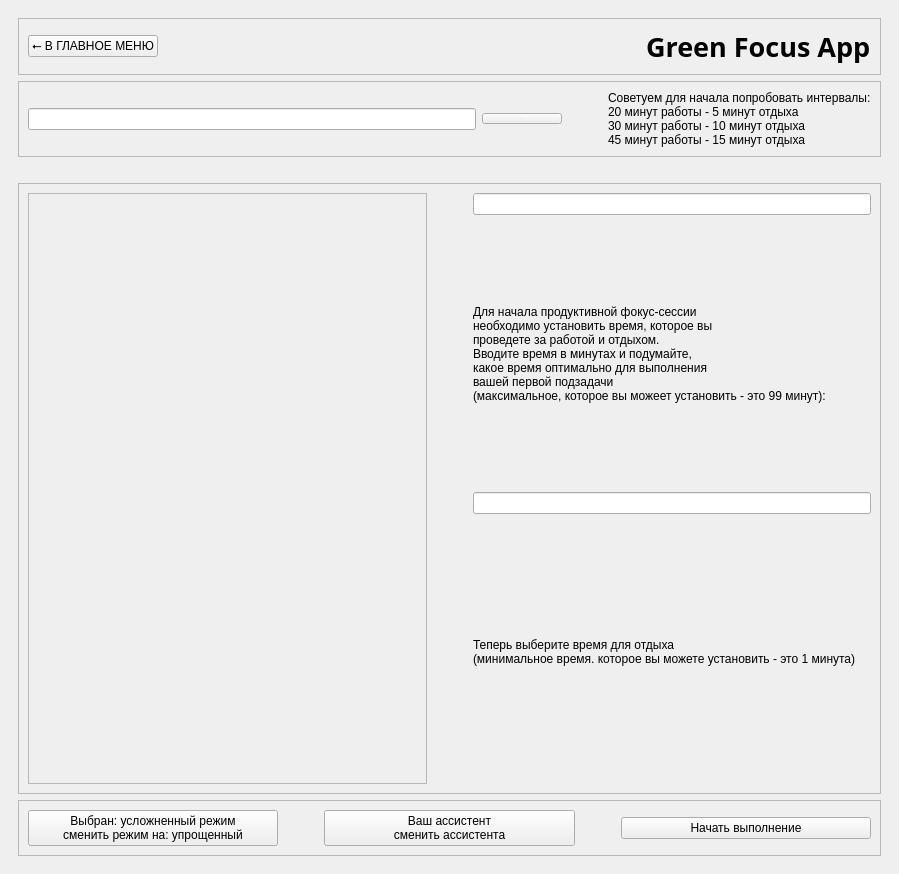
<?xml version="1.0" encoding="UTF-8"?>
<ui version="4.0">
 <class>MainWindow</class>
 <widget class="QMainWindow" name="MainWindow">
  <property name="geometry">
   <rect>
    <x>0</x>
    <y>0</y>
    <width>899</width>
    <height>874</height>
   </rect>
  </property>
  <property name="windowTitle">
   <string>MainWindow</string>
  </property>
  <property name="styleSheet">
   <string notr="true">/* ПРИМЕНЯЕМ ШРИФТ КО ВСЕМУ ПРИЛОЖЕНИЮ */
* {
    font-family: &quot;Intro Demo CAPS&quot;;
}

/* 1. ГЛАВНЫЙ ФОН */
QMainWindow {
    background: qlineargradient(x1:0, y1:0, x2:0, y2:1, stop:0 #82d172, stop:1 #d7f2cb);
}

/* 2. ТЕКСТ (Жирный и коричневый) */
QLabel {
    color: #3d2500;
    font-weight: bold;
}

/* 3. БЕЛОЕ ПОЛЕ (Scroll Area) */
QScrollArea {
    background-color: white;
    border-radius: 45px;
    border: none;
}

QScrollArea &gt; QWidget &gt; QWidget {
    background-color: white;
    border-radius: 45px;
}

/* 4. ОБЩИЙ СТИЛЬ КНОПОК */
QPushButton {
    background-color: white;
    border: none;
    border-radius: 35px;
    color: #3d2500;
    font-size: 15px;
    font-weight: bold;
    min-height: 70px;
    text-align: right;
    padding-right: 40px;
    padding-left: 20px;
    /* На всякий случай дублируем шрифт здесь */
    font-family: &quot;Intro Demo CAPS&quot;;
}

QPushButton:hover {
    background-color: #F0F0F0;
}

/* 5. КНОПКА ГЕНЕРАЦИИ */
QPushButton#btn_generate {
    background-color: #457A00;
    color: #D9F4CD;
    min-width: 70px;
    max-width: 70px;
    min-height: 70px;
    max-height: 70px;
    border-radius: 35px;
    text-align: center;
    padding: 0;
    margin-left: 10px;
}

QPushButton#btn_generate:hover {
    background-color: #366100;
}

/* 6. КНОПКА &quot;НАЗАД&quot; */
QPushButton#btn_back {
    background-color: #82D172;
    border: 2px solid #3D2500;
    color: #3D2500;
    border-radius: 35px;
}

QPushButton#btn_back:hover {
    background-color: #6CBE5C;
}

/* 7. ПОЛЕ ВВОДА */
QLineEdit {
    background-color: white;
    border: none;
    border-radius: 25px;
    padding-left: 20px;
    min-height: 70px;
    color: #3d2500;
    font-size: 16px;
    font-weight: normal;
    font-family: &quot;Intro Demo CAPS&quot;;
}

/* 8. СКРОЛЛБАР */
QScrollBar:vertical {
    border: none;
    background: transparent;
    width: 8px;
}
QScrollBar::handle:vertical {
    background: #82d172;
    border-radius: 4px;
}
/* 9. ЗАГОЛОВОК НА СТАРТОВОМ ЭКРАНЕ */
QLabel#title_label {
    color: #3d2500;
    font-weight: bold;
    font-size: 32px; /* Сделал покрупнее для названия */
    qproperty-alignment: 'AlignCenter'; /* Выравнивание текста строго по центру */
    background: transparent;
}

/* 10. КНОПКА &quot;НАЧАТЬ РАБОТУ&quot; */
QPushButton#btn_start_app {
    background-color: #d7f2cb;
    border: 2px solid #3d2500;
    color: #3d2500;
    border-radius: 35px;
    font-weight: bold;
    font-size: 18px;
    min-height: 70px;
    max-height: 70px;
    min-width: 250px;
    max-width: 250px;
    text-align: center; /* Текст на этой кнопке лучше по центру */
    padding-right: 0px;
}

/* Эффект при наведении на кнопку старта (на тон темнее) */
QPushButton#btn_start_app:hover {
    background-color: #bedbb1;
}</string>
  </property>
  <widget class="QWidget" name="centralwidget">
   <layout class="QVBoxLayout" name="verticalLayout_14">
    <item>
     <widget class="QStackedWidget" name="screen_manager">
      <property name="currentIndex">
       <number>1</number>
      </property>
      <widget class="QWidget" name="title_page">
       <layout class="QVBoxLayout" name="verticalLayout_6">
        <item>
         <spacer name="verticalSpacer_3">
          <property name="orientation">
           <enum>Qt::Orientation::Vertical</enum>
          </property>
          <property name="sizeType">
           <enum>QSizePolicy::Policy::Fixed</enum>
          </property>
          <property name="sizeHint" stdset="0">
           <size>
            <width>20</width>
            <height>40</height>
           </size>
          </property>
         </spacer>
        </item>
        <item>
         <layout class="QVBoxLayout" name="verticalLayout_7">
          <item>
           <widget class="QLabel" name="title_name">
            <property name="text">
             <string>Green Focus App</string>
            </property>
           </widget>
          </item>
         </layout>
        </item>
        <item>
         <layout class="QVBoxLayout" name="verticalLayout_8"/>
        </item>
        <item>
         <spacer name="verticalSpacer">
          <property name="orientation">
           <enum>Qt::Orientation::Vertical</enum>
          </property>
          <property name="sizeType">
           <enum>QSizePolicy::Policy::Fixed</enum>
          </property>
          <property name="sizeHint" stdset="0">
           <size>
            <width>20</width>
            <height>90</height>
           </size>
          </property>
         </spacer>
        </item>
        <item>
         <layout class="QHBoxLayout" name="horizontalLayout_5">
          <item>
           <spacer name="horizontalSpacer_4">
            <property name="orientation">
             <enum>Qt::Orientation::Horizontal</enum>
            </property>
            <property name="sizeHint" stdset="0">
             <size>
              <width>40</width>
              <height>20</height>
             </size>
            </property>
           </spacer>
          </item>
          <item>
           <widget class="QPushButton" name="btn_start_app">
            <property name="text">
             <string>Начать работу</string>
            </property>
           </widget>
          </item>
          <item>
           <spacer name="horizontalSpacer_5">
            <property name="orientation">
             <enum>Qt::Orientation::Horizontal</enum>
            </property>
            <property name="sizeHint" stdset="0">
             <size>
              <width>40</width>
              <height>20</height>
             </size>
            </property>
           </spacer>
          </item>
         </layout>
        </item>
       </layout>
      </widget>
      <widget class="QWidget" name="main_page">
       <layout class="QVBoxLayout" name="verticalLayout_3">
        <item>
         <widget class="QFrame" name="frame">
          <property name="frameShape">
           <enum>QFrame::Shape::StyledPanel</enum>
          </property>
          <property name="frameShadow">
           <enum>QFrame::Shadow::Raised</enum>
          </property>
          <layout class="QHBoxLayout" name="horizontalLayout">
           <item>
            <widget class="QPushButton" name="btn_back">
             <property name="cursor">
              <cursorShape>PointingHandCursor</cursorShape>
             </property>
             <property name="text">
              <string>⭠ В ГЛАВНОЕ МЕНЮ</string>
             </property>
            </widget>
           </item>
           <item>
            <spacer name="horizontalSpacer">
             <property name="orientation">
              <enum>Qt::Orientation::Horizontal</enum>
             </property>
             <property name="sizeHint" stdset="0">
              <size>
               <width>40</width>
               <height>20</height>
              </size>
             </property>
            </spacer>
           </item>
           <item>
            <widget class="QLabel" name="lbl_title">
             <property name="font">
              <font>
               <family>Intro Demo CAPS</family>
               <pointsize>20</pointsize>
               <bold>true</bold>
              </font>
             </property>
             <property name="text">
              <string>Green Focus App</string>
             </property>
            </widget>
           </item>
          </layout>
         </widget>
        </item>
        <item>
         <widget class="QFrame" name="frame_4">
          <property name="frameShape">
           <enum>QFrame::Shape::StyledPanel</enum>
          </property>
          <property name="frameShadow">
           <enum>QFrame::Shadow::Raised</enum>
          </property>
          <layout class="QHBoxLayout" name="horizontalLayout_2">
           <item>
            <widget class="QLineEdit" name="task_input">
             <property name="font">
              <font>
               <family>Intro Demo CAPS</family>
               <pointsize>-1</pointsize>
               <bold>false</bold>
              </font>
             </property>
             <property name="inputMask">
              <string/>
             </property>
             <property name="text">
              <string notr="true"/>
             </property>
            </widget>
           </item>
           <item>
            <widget class="QPushButton" name="btn_generate">
             <property name="font">
              <font>
               <family>Intro Demo CAPS</family>
               <pointsize>-1</pointsize>
               <bold>true</bold>
              </font>
             </property>
             <property name="cursor">
              <cursorShape>PointingHandCursor</cursorShape>
             </property>
             <property name="text">
              <string>⭡</string>
             </property>
            </widget>
           </item>
           <item>
            <spacer name="horizontalSpacer_17">
             <property name="orientation">
              <enum>Qt::Orientation::Horizontal</enum>
             </property>
             <property name="sizeType">
              <enum>QSizePolicy::Policy::Fixed</enum>
             </property>
             <property name="sizeHint" stdset="0">
              <size>
               <width>40</width>
               <height>20</height>
              </size>
             </property>
            </spacer>
           </item>
           <item>
            <spacer name="horizontalSpacer_16">
             <property name="orientation">
              <enum>Qt::Orientation::Horizontal</enum>
             </property>
             <property name="sizeType">
              <enum>QSizePolicy::Policy::Fixed</enum>
             </property>
             <property name="sizeHint" stdset="0">
              <size>
               <width>0</width>
               <height>18</height>
              </size>
             </property>
            </spacer>
           </item>
           <item>
            <widget class="QLabel" name="label_7">
             <property name="text">
              <string>Советуем для начала попробовать интервалы:
20 минут работы - 5 минут отдыха
30 минут работы - 10 минут отдыха
45 минут работы - 15 минут отдыха</string>
             </property>
            </widget>
           </item>
          </layout>
         </widget>
        </item>
        <item>
         <spacer name="verticalSpacer_2">
          <property name="orientation">
           <enum>Qt::Orientation::Vertical</enum>
          </property>
          <property name="sizeType">
           <enum>QSizePolicy::Policy::Fixed</enum>
          </property>
          <property name="sizeHint" stdset="0">
           <size>
            <width>20</width>
            <height>20</height>
           </size>
          </property>
         </spacer>
        </item>
        <item>
         <widget class="QFrame" name="frame_2">
          <property name="frameShape">
           <enum>QFrame::Shape::StyledPanel</enum>
          </property>
          <property name="frameShadow">
           <enum>QFrame::Shadow::Raised</enum>
          </property>
          <layout class="QHBoxLayout" name="horizontalLayout_15">
           <item>
            <widget class="QScrollArea" name="task_scroll_area">
             <property name="sizePolicy">
              <sizepolicy hsizetype="Expanding" vsizetype="Expanding">
               <horstretch>0</horstretch>
               <verstretch>0</verstretch>
              </sizepolicy>
             </property>
             <property name="minimumSize">
              <size>
               <width>300</width>
               <height>500</height>
              </size>
             </property>
             <property name="widgetResizable">
              <bool>true</bool>
             </property>
             <widget class="QWidget" name="scroll_content">
              <property name="geometry">
               <rect>
                <x>0</x>
                <y>0</y>
                <width>347</width>
                <height>500</height>
               </rect>
              </property>
              <layout class="QVBoxLayout" name="tasks_layout"/>
             </widget>
            </widget>
           </item>
           <item>
            <spacer name="horizontalSpacer_15">
             <property name="orientation">
              <enum>Qt::Orientation::Horizontal</enum>
             </property>
             <property name="sizeType">
              <enum>QSizePolicy::Policy::Fixed</enum>
             </property>
             <property name="sizeHint" stdset="0">
              <size>
               <width>40</width>
               <height>20</height>
              </size>
             </property>
            </spacer>
           </item>
           <item>
            <layout class="QVBoxLayout" name="verticalLayout_2">
             <item>
              <widget class="QLineEdit" name="input_work"/>
             </item>
             <item>
              <widget class="QLabel" name="label_9">
               <property name="text">
                <string>Для начала продуктивной фокус-сессии
необходимо установить время, которое вы
проведете за работой и отдыхом.
Вводите время в минутах и подумайте,
какое время оптимально для выполнения
вашей первой подзадачи
(максимальное, которое вы можеет установить - это 99 минут):</string>
               </property>
              </widget>
             </item>
             <item>
              <widget class="QLineEdit" name="input_break"/>
             </item>
             <item>
              <widget class="QLabel" name="label_8">
               <property name="text">
                <string>Теперь выберите время для отдыха
(минимальное время. которое вы можете установить - это 1 минута)</string>
               </property>
              </widget>
             </item>
            </layout>
           </item>
          </layout>
         </widget>
        </item>
        <item>
         <widget class="QFrame" name="frame_3">
          <property name="frameShape">
           <enum>QFrame::Shape::StyledPanel</enum>
          </property>
          <property name="frameShadow">
           <enum>QFrame::Shadow::Raised</enum>
          </property>
          <layout class="QHBoxLayout" name="horizontalLayout_3">
           <item>
            <widget class="QPushButton" name="btn_mode">
             <property name="cursor">
              <cursorShape>PointingHandCursor</cursorShape>
             </property>
             <property name="layoutDirection">
              <enum>Qt::LayoutDirection::LeftToRight</enum>
             </property>
             <property name="text">
              <string>Выбран: усложненный режим
сменить режим на: упрощенный</string>
             </property>
            </widget>
           </item>
           <item>
            <spacer name="horizontalSpacer_2">
             <property name="orientation">
              <enum>Qt::Orientation::Horizontal</enum>
             </property>
             <property name="sizeType">
              <enum>QSizePolicy::Policy::Fixed</enum>
             </property>
             <property name="sizeHint" stdset="0">
              <size>
               <width>40</width>
               <height>20</height>
              </size>
             </property>
            </spacer>
           </item>
           <item>
            <widget class="QPushButton" name="btn_asistant">
             <property name="cursor">
              <cursorShape>PointingHandCursor</cursorShape>
             </property>
             <property name="text">
              <string>Ваш ассистент
сменить ассистента</string>
             </property>
            </widget>
           </item>
           <item>
            <spacer name="horizontalSpacer_3">
             <property name="orientation">
              <enum>Qt::Orientation::Horizontal</enum>
             </property>
             <property name="sizeType">
              <enum>QSizePolicy::Policy::Fixed</enum>
             </property>
             <property name="sizeHint" stdset="0">
              <size>
               <width>40</width>
               <height>20</height>
              </size>
             </property>
            </spacer>
           </item>
           <item>
            <widget class="QPushButton" name="btn_start_focus">
             <property name="cursor">
              <cursorShape>PointingHandCursor</cursorShape>
             </property>
             <property name="text">
              <string>Начать выполнение</string>
             </property>
            </widget>
           </item>
          </layout>
         </widget>
        </item>
       </layout>
      </widget>
      <widget class="QWidget" name="focus_page">
       <layout class="QVBoxLayout" name="verticalLayout">
        <item>
         <layout class="QVBoxLayout" name="verticalLayout_9">
          <item>
           <widget class="QLabel" name="lbl_timer_display">
            <property name="text">
             <string>TextLabel</string>
            </property>
           </widget>
          </item>
         </layout>
        </item>
        <item>
         <spacer name="verticalSpacer_4">
          <property name="orientation">
           <enum>Qt::Orientation::Vertical</enum>
          </property>
          <property name="sizeType">
           <enum>QSizePolicy::Policy::Fixed</enum>
          </property>
          <property name="sizeHint" stdset="0">
           <size>
            <width>20</width>
            <height>40</height>
           </size>
          </property>
         </spacer>
        </item>
        <item>
         <widget class="QFrame" name="frame_5">
          <property name="frameShape">
           <enum>QFrame::Shape::StyledPanel</enum>
          </property>
          <property name="frameShadow">
           <enum>QFrame::Shadow::Raised</enum>
          </property>
          <layout class="QHBoxLayout" name="horizontalLayout_6">
           <item>
            <spacer name="horizontalSpacer_7">
             <property name="orientation">
              <enum>Qt::Orientation::Horizontal</enum>
             </property>
             <property name="sizeHint" stdset="0">
              <size>
               <width>40</width>
               <height>20</height>
              </size>
             </property>
            </spacer>
           </item>
           <item>
            <widget class="QPushButton" name="btn_stop_focus">
             <property name="text">
              <string>Принудительно завершить фокусировку</string>
             </property>
            </widget>
           </item>
           <item>
            <spacer name="horizontalSpacer_6">
             <property name="orientation">
              <enum>Qt::Orientation::Horizontal</enum>
             </property>
             <property name="sizeHint" stdset="0">
              <size>
               <width>40</width>
               <height>20</height>
              </size>
             </property>
            </spacer>
           </item>
          </layout>
         </widget>
        </item>
       </layout>
      </widget>
     </widget>
    </item>
   </layout>
  </widget>
 </widget>
 <resources/>
 <connections/>
</ui>
